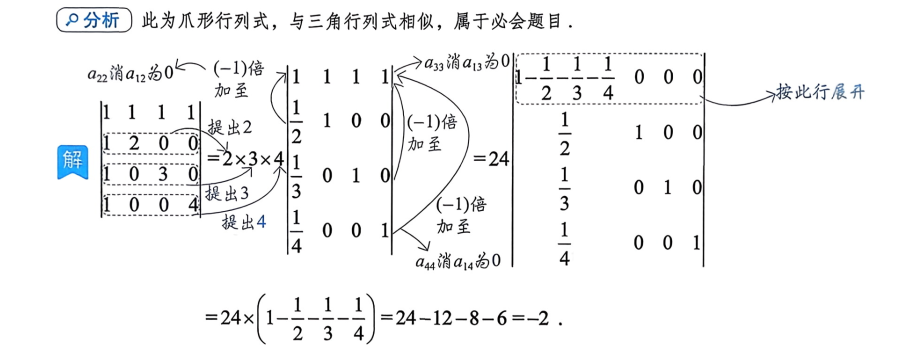
#> input picture 默认题库/27基础30讲线代/01 行列式 1-例题/A-01-1-02.png, 917 x 348 px
$ python -i crop_english_2010_2024_per_question.py   (imports and definitions only)
#> lines starting #> are read from the running program, lines starting #| are printed output that depends on the picture; after the words box and inside, x2 and y2 are one past the last pixel; in counts of white or black regions, pixels touching at a corner belong together
#> further down, picture is the input picture: PIL image 917x348 RGB; mean R, G, B 244.7, 245.1, 245.5
#!/usr/bin/env python3
"""Create faithful per-question crops from the supplied 2010-2024 analysis PDFs.

OCR is used only to locate question-number boundaries. The assets themselves are
direct crops of the rendered PDF pages; no OCR text is stored in the question bank.
"""

from __future__ import annotations

import argparse
import csv
import io
import json
import re
import shutil
import subprocess
from collections import defaultdict
from concurrent.futures import ThreadPoolExecutor
from dataclasses import dataclass
from functools import lru_cache
from pathlib import Path
from urllib.parse import quote

import pdfplumber
from PIL import Image, ImageChops


NUMBER_TOKEN = re.compile(r"^\s*([（(]?)\s*(\d{1,2})\s*([.．、,，)）])\s*$")
OPTION_TOKEN = re.compile(r"(?:\[|\(|C)?[ABCD](?:\]|\))", re.IGNORECASE)


@dataclass(frozen=True, order=True)
class Anchor:
    page: int
    y: int


# [329 lines left out: functions command_path, render_pdf, ocr_page, text_layer_data, find_anchors, not called in this run]


def trim_white(image: Image.Image, padding: int = 18) -> Image.Image:
#> called with padding = 18
    rgb = image.convert("RGB")
    background = Image.new("RGB", rgb.size, "white")
#> background: PIL image 917x348 RGB; every value is 255
    difference = ImageChops.difference(rgb, background).convert("L").point(lambda value: 255 if value > 12 else 0)
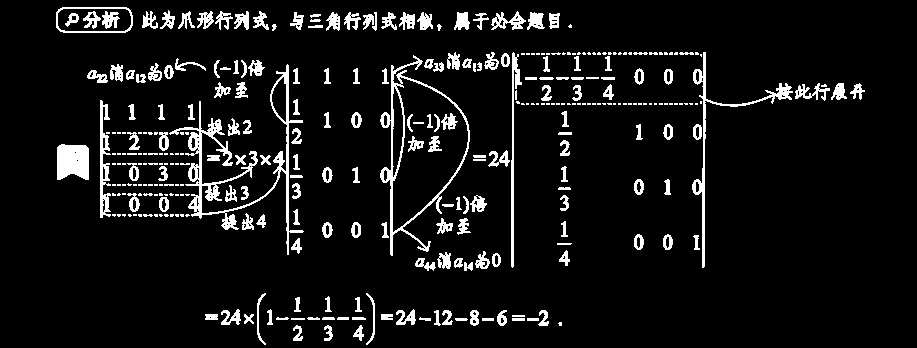
#> difference: PIL image 917x348 L; 8% white; 323 white regions (137 under 20 px), largest, box (x1, y1, x2, y2) and area: (169, 64, 304, 255) 2936, (380, 55, 470, 256) 1784, (692, 52, 793, 268) 1215
    box = difference.getbbox()
#> box = (56, 7, 865, 345)
    if not box:
        return rgb
    top = max(0, box[1] - padding)
#> top = 0
    bottom = min(rgb.height, box[3] + padding)
#> bottom = 348
    # Vertical trimming keeps question crops compact, but horizontal trimming
    # is deliberately disabled: the image must retain the PDF's full width.
    return rgb.crop((0, top, rgb.width, bottom))


# [151 lines left out: functions crop_between, dark_number_boxes, question_map, main, not called in this run]


# [2 lines not run here, left out]

>>> from PIL import Image
>>> picture = Image.open('../默认题库/27基础30讲线代/01 行列式 1-例题/A-01-1-02.png')
>>> result = trim_white(picture)
